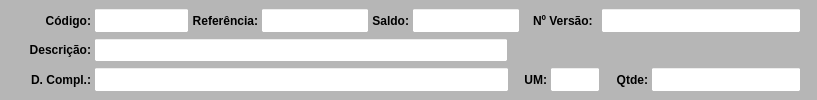
     <widget class="QWidget" name="widget_Cor1" native="true">
      <property name="sizePolicy">
       <sizepolicy hsizetype="Preferred" vsizetype="Fixed">
        <horstretch>0</horstretch>
        <verstretch>0</verstretch>
       </sizepolicy>
      </property>
      <property name="minimumSize">
       <size>
        <width>0</width>
        <height>100</height>
       </size>
      </property>
      <property name="maximumSize">
       <size>
        <width>16777215</width>
        <height>100</height>
       </size>
      </property>
      <property name="styleSheet">
       <string notr="true">background-color: rgb(182, 182, 182);</string>
      </property>
      <layout class="QVBoxLayout" name="verticalLayout_2">
       <property name="spacing">
        <number>1</number>
       </property>
       <property name="leftMargin">
        <number>1</number>
       </property>
       <property name="topMargin">
        <number>6</number>
       </property>
       <property name="rightMargin">
        <number>1</number>
       </property>
       <property name="bottomMargin">
        <number>6</number>
       </property>
       <item>
        <widget class="QWidget" name="widget_6" native="true">
         <property name="styleSheet">
          <string notr="true"/>
         </property>
         <layout class="QHBoxLayout" name="horizontalLayout_2">
          <property name="spacing">
           <number>3</number>
          </property>
          <property name="leftMargin">
           <number>15</number>
          </property>
          <property name="topMargin">
           <number>2</number>
          </property>
          <property name="rightMargin">
           <number>15</number>
          </property>
          <property name="bottomMargin">
           <number>2</number>
          </property>
          <item>
           <widget class="QLabel" name="label_12">
            <property name="sizePolicy">
             <sizepolicy hsizetype="Fixed" vsizetype="Preferred">
              <horstretch>0</horstretch>
              <verstretch>0</verstretch>
             </sizepolicy>
            </property>
            <property name="minimumSize">
             <size>
              <width>75</width>
              <height>0</height>
             </size>
            </property>
            <property name="maximumSize">
             <size>
              <width>75</width>
              <height>16777215</height>
             </size>
            </property>
            <property name="font">
             <font>
              <pointsize>9</pointsize>
              <weight>75</weight>
              <bold>true</bold>
             </font>
            </property>
            <property name="text">
             <string>Código:</string>
            </property>
            <property name="alignment">
             <set>Qt::AlignRight|Qt::AlignTrailing|Qt::AlignVCenter</set>
            </property>
           </widget>
          </item>
          <item>
           <widget class="QLineEdit" name="line_Codigo">
            <property name="sizePolicy">
             <sizepolicy hsizetype="Maximum" vsizetype="Preferred">
              <horstretch>0</horstretch>
              <verstretch>0</verstretch>
             </sizepolicy>
            </property>
            <property name="maximumSize">
             <size>
              <width>95</width>
              <height>16777215</height>
             </size>
            </property>
            <property name="font">
             <font>
              <pointsize>9</pointsize>
             </font>
            </property>
            <property name="styleSheet">
             <string notr="true">background-color: rgb(255, 255, 255);</string>
            </property>
            <property name="alignment">
             <set>Qt::AlignCenter</set>
            </property>
           </widget>
          </item>
          <item>
           <widget class="QLabel" name="label_16">
            <property name="sizePolicy">
             <sizepolicy hsizetype="Fixed" vsizetype="Preferred">
              <horstretch>0</horstretch>
              <verstretch>0</verstretch>
             </sizepolicy>
            </property>
            <property name="maximumSize">
             <size>
              <width>80</width>
              <height>16777215</height>
             </size>
            </property>
            <property name="font">
             <font>
              <pointsize>9</pointsize>
              <weight>75</weight>
              <bold>true</bold>
             </font>
            </property>
            <property name="text">
             <string>Referência:</string>
            </property>
            <property name="alignment">
             <set>Qt::AlignRight|Qt::AlignTrailing|Qt::AlignVCenter</set>
            </property>
           </widget>
          </item>
          <item>
           <widget class="QLineEdit" name="line_Referencia">
            <property name="sizePolicy">
             <sizepolicy hsizetype="Maximum" vsizetype="Preferred">
              <horstretch>0</horstretch>
              <verstretch>0</verstretch>
             </sizepolicy>
            </property>
            <property name="maximumSize">
             <size>
              <width>250</width>
              <height>16777215</height>
             </size>
            </property>
            <property name="font">
             <font>
              <pointsize>9</pointsize>
             </font>
            </property>
            <property name="styleSheet">
             <string notr="true">background-color: rgb(255, 255, 255);</string>
            </property>
            <property name="readOnly">
             <bool>true</bool>
            </property>
           </widget>
          </item>
          <item>
           <widget class="QLabel" name="label_18">
            <property name="sizePolicy">
             <sizepolicy hsizetype="Fixed" vsizetype="Preferred">
              <horstretch>0</horstretch>
              <verstretch>0</verstretch>
             </sizepolicy>
            </property>
            <property name="maximumSize">
             <size>
              <width>50</width>
              <height>16777215</height>
             </size>
            </property>
            <property name="font">
             <font>
              <pointsize>9</pointsize>
              <weight>75</weight>
              <bold>true</bold>
             </font>
            </property>
            <property name="text">
             <string>Saldo:</string>
            </property>
            <property name="alignment">
             <set>Qt::AlignRight|Qt::AlignTrailing|Qt::AlignVCenter</set>
            </property>
           </widget>
          </item>
          <item>
           <widget class="QLineEdit" name="line_Saldo">
            <property name="sizePolicy">
             <sizepolicy hsizetype="Maximum" vsizetype="Preferred">
              <horstretch>0</horstretch>
              <verstretch>0</verstretch>
             </sizepolicy>
            </property>
            <property name="maximumSize">
             <size>
              <width>150</width>
              <height>16777215</height>
             </size>
            </property>
            <property name="font">
             <font>
              <pointsize>9</pointsize>
             </font>
            </property>
            <property name="cursor">
             <cursorShape>IBeamCursor</cursorShape>
            </property>
            <property name="styleSheet">
             <string notr="true">background-color: rgb(255, 255, 255);</string>
            </property>
            <property name="inputMask">
             <string/>
            </property>
            <property name="text">
             <string/>
            </property>
            <property name="frame">
             <bool>true</bool>
            </property>
            <property name="echoMode">
             <enum>QLineEdit::Normal</enum>
            </property>
            <property name="alignment">
             <set>Qt::AlignCenter</set>
            </property>
            <property name="readOnly">
             <bool>true</bool>
            </property>
           </widget>
          </item>
          <item>
           <widget class="QLabel" name="label_2">
            <property name="text">
             <string/>
            </property>
           </widget>
          </item>
          <item>
           <widget class="QLabel" name="label_77">
            <property name="minimumSize">
             <size>
              <width>65</width>
              <height>0</height>
             </size>
            </property>
            <property name="maximumSize">
             <size>
              <width>65</width>
              <height>16777215</height>
             </size>
            </property>
            <property name="font">
             <font>
              <pointsize>9</pointsize>
              <weight>75</weight>
              <bold>true</bold>
             </font>
            </property>
            <property name="text">
             <string>Nº Versão:</string>
            </property>
            <property name="alignment">
             <set>Qt::AlignLeading|Qt::AlignLeft|Qt::AlignVCenter</set>
            </property>
           </widget>
          </item>
          <item>
           <widget class="QLineEdit" name="line_Versao">
            <property name="sizePolicy">
             <sizepolicy hsizetype="Preferred" vsizetype="Preferred">
              <horstretch>0</horstretch>
              <verstretch>0</verstretch>
             </sizepolicy>
            </property>
            <property name="minimumSize">
             <size>
              <width>200</width>
              <height>0</height>
             </size>
            </property>
            <property name="maximumSize">
             <size>
              <width>16777215</width>
              <height>16777215</height>
             </size>
            </property>
            <property name="font">
             <font>
              <pointsize>9</pointsize>
             </font>
            </property>
            <property name="styleSheet">
             <string notr="true">background-color: rgb(255, 255, 255);</string>
            </property>
            <property name="alignment">
             <set>Qt::AlignCenter</set>
            </property>
            <property name="placeholderText">
             <string/>
            </property>
           </widget>
          </item>
         </layout>
        </widget>
       </item>
       <item>
        <widget class="QWidget" name="widget_7" native="true">
         <property name="styleSheet">
          <string notr="true"/>
         </property>
         <layout class="QHBoxLayout" name="horizontalLayout_3">
          <property name="spacing">
           <number>3</number>
          </property>
          <property name="leftMargin">
           <number>15</number>
          </property>
          <property name="topMargin">
           <number>2</number>
          </property>
          <property name="rightMargin">
           <number>15</number>
          </property>
          <property name="bottomMargin">
           <number>2</number>
          </property>
          <item>
           <widget class="QLabel" name="label_15">
            <property name="sizePolicy">
             <sizepolicy hsizetype="Maximum" vsizetype="Preferred">
              <horstretch>0</horstretch>
              <verstretch>0</verstretch>
             </sizepolicy>
            </property>
            <property name="minimumSize">
             <size>
              <width>75</width>
              <height>0</height>
             </size>
            </property>
            <property name="maximumSize">
             <size>
              <width>75</width>
              <height>16777215</height>
             </size>
            </property>
            <property name="font">
             <font>
              <pointsize>9</pointsize>
              <weight>75</weight>
              <bold>true</bold>
             </font>
            </property>
            <property name="text">
             <string>Descrição:</string>
            </property>
            <property name="alignment">
             <set>Qt::AlignRight|Qt::AlignTrailing|Qt::AlignVCenter</set>
            </property>
           </widget>
          </item>
          <item>
           <widget class="QLineEdit" name="line_Descricao">
            <property name="sizePolicy">
             <sizepolicy hsizetype="Minimum" vsizetype="Preferred">
              <horstretch>0</horstretch>
              <verstretch>0</verstretch>
             </sizepolicy>
            </property>
            <property name="minimumSize">
             <size>
              <width>345</width>
              <height>0</height>
             </size>
            </property>
            <property name="font">
             <font>
              <pointsize>9</pointsize>
             </font>
            </property>
            <property name="styleSheet">
             <string notr="true">background-color: rgb(255, 255, 255);</string>
            </property>
            <property name="readOnly">
             <bool>true</bool>
            </property>
           </widget>
          </item>
          <item>
           <widget class="QLabel" name="label">
            <property name="maximumSize">
             <size>
              <width>290</width>
              <height>16777215</height>
             </size>
            </property>
            <property name="text">
             <string/>
            </property>
           </widget>
          </item>
         </layout>
        </widget>
       </item>
       <item>
        <widget class="QWidget" name="widget_8" native="true">
         <property name="styleSheet">
          <string notr="true"/>
         </property>
         <layout class="QHBoxLayout" name="horizontalLayout_4">
          <property name="spacing">
           <number>3</number>
          </property>
          <property name="leftMargin">
           <number>15</number>
          </property>
          <property name="topMargin">
           <number>2</number>
          </property>
          <property name="rightMargin">
           <number>15</number>
          </property>
          <property name="bottomMargin">
           <number>2</number>
          </property>
          <item>
           <widget class="QLabel" name="label_22">
            <property name="sizePolicy">
             <sizepolicy hsizetype="Fixed" vsizetype="Preferred">
              <horstretch>0</horstretch>
              <verstretch>0</verstretch>
             </sizepolicy>
            </property>
            <property name="minimumSize">
             <size>
              <width>75</width>
              <height>0</height>
             </size>
            </property>
            <property name="maximumSize">
             <size>
              <width>75</width>
              <height>16777215</height>
             </size>
            </property>
            <property name="font">
             <font>
              <pointsize>9</pointsize>
              <weight>75</weight>
              <bold>true</bold>
             </font>
            </property>
            <property name="text">
             <string>D. Compl.:</string>
            </property>
            <property name="alignment">
             <set>Qt::AlignRight|Qt::AlignTrailing|Qt::AlignVCenter</set>
            </property>
           </widget>
          </item>
          <item>
           <widget class="QLineEdit" name="line_Compl">
            <property name="sizePolicy">
             <sizepolicy hsizetype="Minimum" vsizetype="Preferred">
              <horstretch>0</horstretch>
              <verstretch>0</verstretch>
             </sizepolicy>
            </property>
            <property name="minimumSize">
             <size>
              <width>345</width>
              <height>0</height>
             </size>
            </property>
            <property name="font">
             <font>
              <pointsize>9</pointsize>
             </font>
            </property>
            <property name="styleSheet">
             <string notr="true">background-color: rgb(255, 255, 255);</string>
            </property>
            <property name="readOnly">
             <bool>true</bool>
            </property>
           </widget>
          </item>
          <item>
           <widget class="QLabel" name="label_19">
            <property name="sizePolicy">
             <sizepolicy hsizetype="Fixed" vsizetype="Preferred">
              <horstretch>0</horstretch>
              <verstretch>0</verstretch>
             </sizepolicy>
            </property>
            <property name="maximumSize">
             <size>
              <width>35</width>
              <height>16777215</height>
             </size>
            </property>
            <property name="font">
             <font>
              <pointsize>9</pointsize>
              <weight>75</weight>
              <bold>true</bold>
             </font>
            </property>
            <property name="text">
             <string>UM:</string>
            </property>
            <property name="alignment">
             <set>Qt::AlignRight|Qt::AlignTrailing|Qt::AlignVCenter</set>
            </property>
           </widget>
          </item>
          <item>
           <widget class="QLineEdit" name="line_UM">
            <property name="sizePolicy">
             <sizepolicy hsizetype="Maximum" vsizetype="Preferred">
              <horstretch>0</horstretch>
              <verstretch>0</verstretch>
             </sizepolicy>
            </property>
            <property name="maximumSize">
             <size>
              <width>50</width>
              <height>16777215</height>
             </size>
            </property>
            <property name="font">
             <font>
              <pointsize>9</pointsize>
             </font>
            </property>
            <property name="cursor">
             <cursorShape>IBeamCursor</cursorShape>
            </property>
            <property name="styleSheet">
             <string notr="true">background-color: rgb(255, 255, 255);</string>
            </property>
            <property name="inputMask">
             <string/>
            </property>
            <property name="text">
             <string/>
            </property>
            <property name="frame">
             <bool>true</bool>
            </property>
            <property name="echoMode">
             <enum>QLineEdit::Normal</enum>
            </property>
            <property name="alignment">
             <set>Qt::AlignCenter</set>
            </property>
            <property name="readOnly">
             <bool>true</bool>
            </property>
           </widget>
          </item>
          <item>
           <widget class="QLabel" name="label_14">
            <property name="sizePolicy">
             <sizepolicy hsizetype="Fixed" vsizetype="Preferred">
              <horstretch>0</horstretch>
              <verstretch>0</verstretch>
             </sizepolicy>
            </property>
            <property name="maximumSize">
             <size>
              <width>45</width>
              <height>16777215</height>
             </size>
            </property>
            <property name="font">
             <font>
              <pointsize>9</pointsize>
              <weight>75</weight>
              <bold>true</bold>
             </font>
            </property>
            <property name="text">
             <string>Qtde:</string>
            </property>
            <property name="alignment">
             <set>Qt::AlignRight|Qt::AlignTrailing|Qt::AlignVCenter</set>
            </property>
           </widget>
          </item>
          <item>
           <widget class="QLineEdit" name="line_Qtde">
            <property name="sizePolicy">
             <sizepolicy hsizetype="Maximum" vsizetype="Preferred">
              <horstretch>0</horstretch>
              <verstretch>0</verstretch>
             </sizepolicy>
            </property>
            <property name="maximumSize">
             <size>
              <width>150</width>
              <height>16777215</height>
             </size>
            </property>
            <property name="font">
             <font>
              <pointsize>9</pointsize>
             </font>
            </property>
            <property name="cursor">
             <cursorShape>IBeamCursor</cursorShape>
            </property>
            <property name="styleSheet">
             <string notr="true">background-color: rgb(255, 255, 255);</string>
            </property>
            <property name="inputMask">
             <string/>
            </property>
            <property name="text">
             <string/>
            </property>
            <property name="frame">
             <bool>true</bool>
            </property>
            <property name="echoMode">
             <enum>QLineEdit::Normal</enum>
            </property>
            <property name="alignment">
             <set>Qt::AlignCenter</set>
            </property>
           </widget>
          </item>
         </layout>
        </widget>
       </item>
      </layout>
     </widget>
